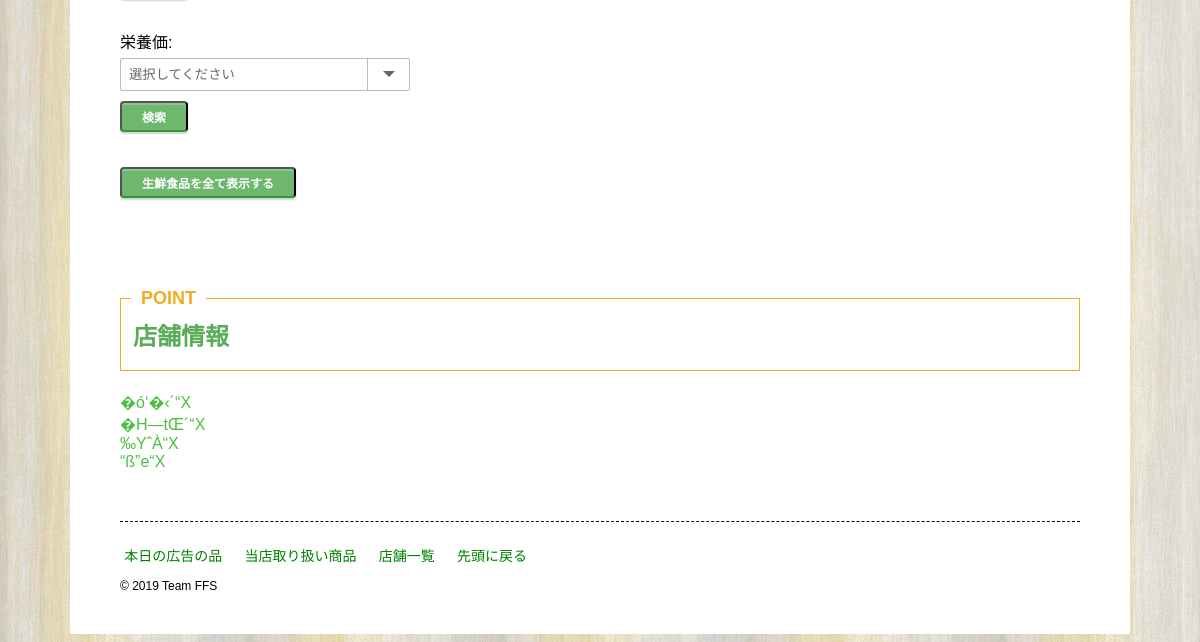
The page /TopPage.php (lower part) on the database as committed earlier.
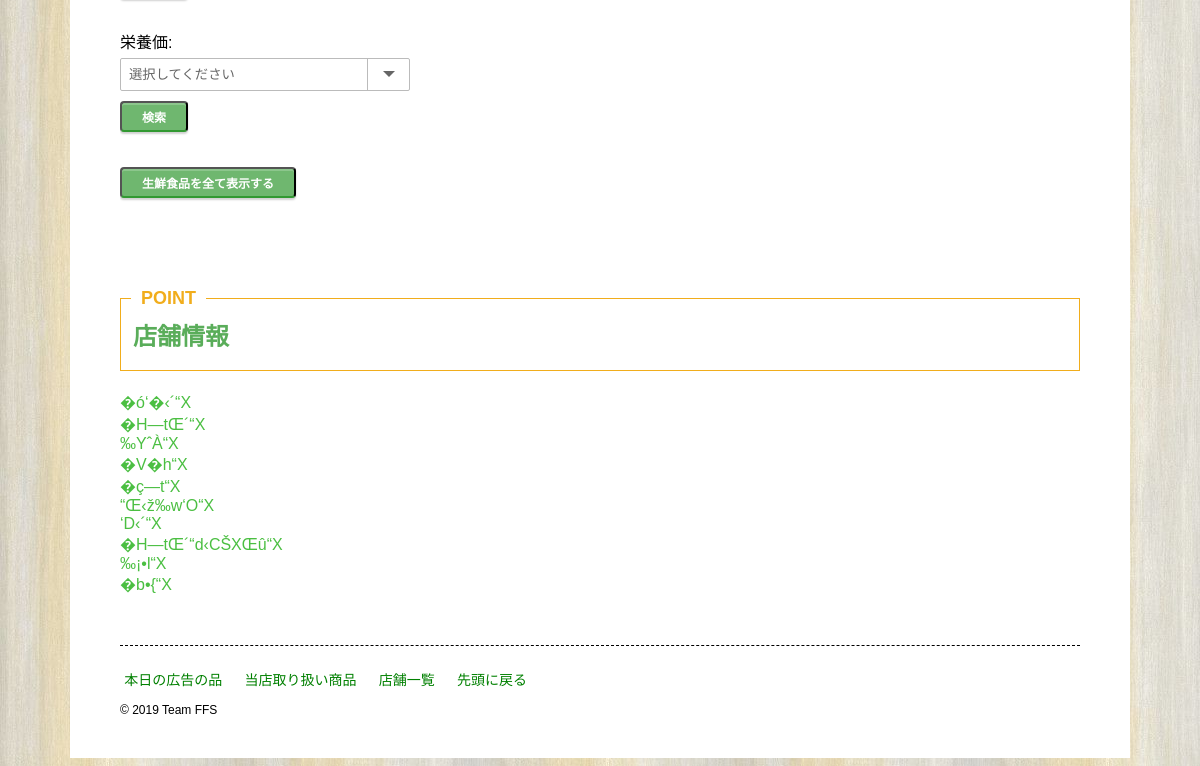
The same page on the database as committed later.
### tables this page shows
CREATE TABLE IF NOT EXISTS shop (
  `shop_id` INT AUTO_INCREMENT NOT NULL,
  `shop_name` VARCHAR(100) NOT NULL,
  `address` VARCHAR(100) NOT NULL,
  `tel` VARCHAR(20) NOT NULL,
  PRIMARY KEY (`shop_id`)
);

### TopPage.php (called while the page is built, shortened)
<?php
$dbh = connectDb();
    require_once("lib/model/SpecialPriceFood.php");
    $shop_i = new SpecialPriceFood($dbh);
    $shop_list = $shop_i->getDataShopArray();
    require_once("lib/view/view_top_page.php");
?>

### lib/model/SpecialPriceFood.php (called while the page is built, shortened)
<?php
class SpecialPriceFood
{
    private $dbh;
    public function __construct($dbh)
    {
        $this->dbh = $dbh;
    }
    public function getDataShopArray()
    {
        try {
            $sql = "SELECT * FROM ffs_db.shop";
            $sth = $this->dbh->prepare($sql);
            $sth->execute();
            return $sth->fetchAll(PDO::FETCH_ASSOC);
        } catch (PDOException $e) {
            exit("SQL発行エラー：{$e->getMessage()}");
        }
    }
}

### lib/function.php (the view, shortened to what this page needs)
<?php
function h($str)
    {
        return htmlspecialchars($str, ENT_QUOTES, "UTF-8");
    }
function ph($str)
{
    print h($str);
}

### lib/view/view_top_page.php (shortened to what this page needs)
<!DOCTYPE html>
<html lang="ja">
<head>
<link rel="stylesheet" href="lib/css/style-pc.css">
</head>
<body>
<div class="wrapper">
<div class="main_area">
  検索：<form action="TopPage.php"method="post">
  <br>
  栄養価: <br>
          <div class="cp_ipselect cp_sl02">
          <select name="eiyoka">
            <option value="">選択してください</option>
        </select></div> <input type="submit" class="btn" value="検索"><br>
        <a href="TopPage.php"><button class="btn">生鮮食品を全て表示する</button></a>
  </form>
</div>
<div class="main_area">
<font = color=#5AAD5A id="shop"><h2>店舗情報</h2></font>
<?php foreach ($shop_list as $shop) {?>
    <tr>
    <div class="box_shop">
        <a href="shop_page.php?shop_id=<?php
        ph($shop['shop_id']);?>&shop_name=<?php ph($shop['shop_name']);?>
        &address=<?php ph($shop['address']);?>
        &tel=<?php ph($shop['tel']);?>"
        method="post"><td><?php ph($shop["shop_name"]);?></td><br>
      </div>
    </tr>
    <?php } ?>
</div>
<footer class="footer_top_page">
<nav class="navigation_footer">
<ul>
  <li><a href="#today" class="link">本日の広告の品</a></li>
  <li><a href="#item" class="link">当店取り扱い商品</a></li>
  <li><a href="#shop" class="link">店舗一覧</a></li>
  <li><a href="#top" class="link">先頭に戻る</a></li>
</ul>
</nav>
<small>&copy; 2019 Team FFS </small>
</footer>
</div>
</body>
</html>

Rows that differ between the two databases and show on the page:
removed shop: shop_name "“ß”e“X"
added shop: shop_name "�V�h“X"
added shop: shop_name "�ç—t“X"
added shop: shop_name "“Œ‹ž‰w‘O“X"
added shop: shop_name "‘D‹´“X"
added shop: shop_name "�H—tŒ´“d‹CŠXŒû“X"
added shop: shop_name "‰¡•l“X"
added shop: shop_name "�b•{“X"
